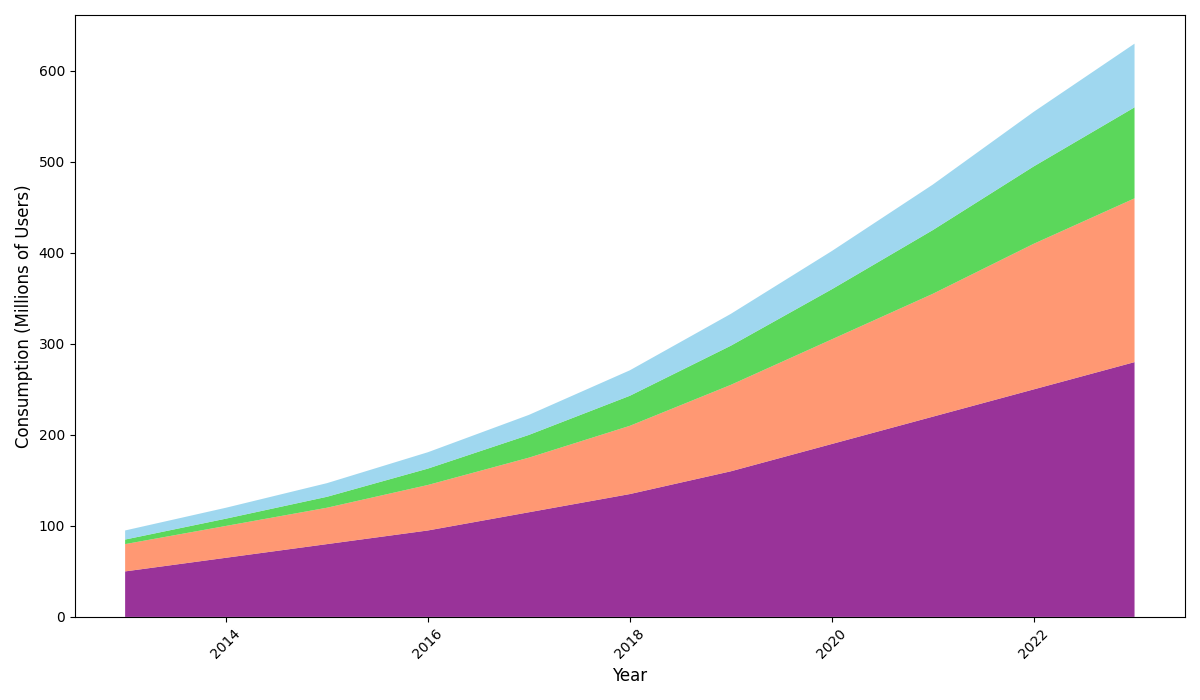

The script that drew this image:
import matplotlib.pyplot as plt
import numpy as np

years = np.arange(2013, 2024)

video_streaming = [50, 65, 80, 95, 115, 135, 160, 190, 220, 250, 280]
music_streaming = [30, 35, 40, 50, 60, 75, 95, 115, 135, 160, 180]
podcasts = [5, 8, 12, 18, 25, 33, 43, 55, 70, 85, 100]
ebooks = [10, 12, 15, 18, 22, 28, 35, 42, 50, 60, 70]

media_types = np.array([video_streaming, music_streaming, podcasts, ebooks])

fig, ax = plt.subplots(figsize=(12, 7))

# Manually shuffled the colors
ax.stackplot(years, media_types, colors=['purple', 'coral', 'limegreen', 'skyblue'], alpha=0.8)

ax.set_xlabel("Year", fontsize=12)
ax.set_ylabel("Consumption (Millions of Users)", fontsize=12)

plt.xticks(rotation=45)
plt.tight_layout()

plt.show()
